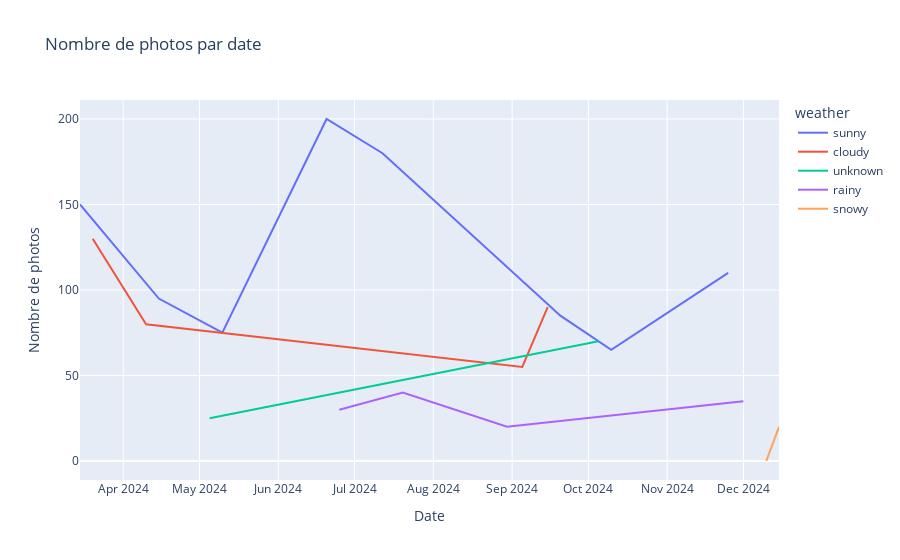

Source (notebook cell):
### Markdown cell above
**TODO**

- Créer un graphique en ligne avec la date sur l'axe des x et le nombre de photos sur l'axe des y
- Colorer les lignes ou points selon la météo (weather)
- Afficher le graphique
- Que remarquez vous ? Qu'auriez du vous faire ?

### Code cell
# Write your code here
import pandas as pd
import plotly.express as px
#  Conversion des dates en datetime (suite à une ValueError - aidé par ChatGPT)
df_trips['date'] = pd.to_datetime(df_trips['date'])

# Conversion des valeurs numériques négatives à 0
df_trips['photos'] = df_trips['photos'].where(df_trips['photos'] > 0, 0)

# Variable sélectionnant les dates
df_trips = df_trips.sort_values('date')



fig = px.line(df_trips, x='date', y='photos', color='weather',
              title='Nombre de photos par date',
              labels={'date': 'Date', 'photos': 'Nombre de photos'}
            )
fig.show()

# Remarque : Le graphique est peu lisible, les lignes sont très fines et donc difficile à consulter. Peut-être adapter le graphique sous un autre format ?
# Traiter les valeurs erronnées (NaN, négatives...)

### Figure 1 — Plotly figure (JSON) as saved in the notebook; plotly's stock layout.template omitted (floating-point values rounded to 4 significant figures)
{"data": [{"hovertemplate": "weather=sunny<br>Date=%{x}<br>Nombre de photos=%{y}<extra></extra>", "legendgroup": "sunny", "line": {"color": "#636efa", "dash": "solid"}, "marker": {"symbol": "circle"}, "mode": "lines", "name": "sunny", "orientation": "v", "showlegend": true, "type": "scatter", "x": ["2024-03-15T00:00:00.000000000", "2024-04-15T00:00:00.000000000", "2024-05-10T00:00:00.000000000", "2024-06-20T00:00:00.000000000", "2024-07-12T00:00:00.000000000", "2024-09-20T00:00:00.000000000", "2024-10-10T00:00:00.000000000", "2024-11-25T00:00:00.000000000"], "xaxis": "x", "y": [150, 95, 75, 200, 180, 85, 65, 110], "yaxis": "y"}, {"hovertemplate": "weather=cloudy<br>Date=%{x}<br>Nombre de photos=%{y}<extra></extra>", "legendgroup": "cloudy", "line": {"color": "#EF553B", "dash": "solid"}, "marker": {"symbol": "circle"}, "mode": "lines", "name": "cloudy", "orientation": "v", "showlegend": true, "type": "scatter", "x": ["2024-03-20T00:00:00.000000000", "2024-04-10T00:00:00.000000000", "2024-09-05T00:00:00.000000000", "2024-09-15T00:00:00.000000000"], "xaxis": "x", "y": [130, 80, 55, 90], "yaxis": "y"}, {"hovertemplate": "weather=unknown<br>Date=%{x}<br>Nombre de photos=%{y}<extra></extra>", "legendgroup": "unknown", "line": {"color": "#00cc96", "dash": "solid"}, "marker": {"symbol": "circle"}, "mode": "lines", "name": "unknown", "orientation": "v", "showlegend": true, "type": "scatter", "x": ["2024-05-05T00:00:00.000000000", "2024-10-05T00:00:00.000000000"], "xaxis": "x", "y": [25, 70], "yaxis": "y"}, {"hovertemplate": "weather=rainy<br>Date=%{x}<br>Nombre de photos=%{y}<extra></extra>", "legendgroup": "rainy", "line": {"color": "#ab63fa", "dash": "solid"}, "marker": {"symbol": "circle"}, "mode": "lines", "name": "rainy", "orientation": "v", "showlegend": true, "type": "scatter", "x": ["2024-06-25T00:00:00.000000000", "2024-07-20T00:00:00.000000000", "2024-08-30T00:00:00.000000000", "2024-12-01T00:00:00.000000000"], "xaxis": "x", "y": [30, 40, 20, 35], "yaxis": "y"}, {"hovertemplate": "weather=snowy<br>Date=%{x}<br>Nombre de photos=%{y}<extra></extra>", "legendgroup": "snowy", "line": {"color": "#FFA15A", "dash": "solid"}, "marker": {"symbol": "circle"}, "mode": "lines", "name": "snowy", "orientation": "v", "showlegend": true, "type": "scatter", "x": ["2024-12-10T00:00:00.000000000", "2024-12-15T00:00:00.000000000"], "xaxis": "x", "y": [0, 20], "yaxis": "y"}], "layout": {"legend": {"title": {"text": "weather"}, "tracegroupgap": 0}, "title": {"text": "Nombre de photos par date"}, "xaxis": {"anchor": "y", "domain": [0, 1], "title": {"text": "Date"}}, "yaxis": {"anchor": "x", "domain": [0, 1], "title": {"text": "Nombre de photos"}}}}
